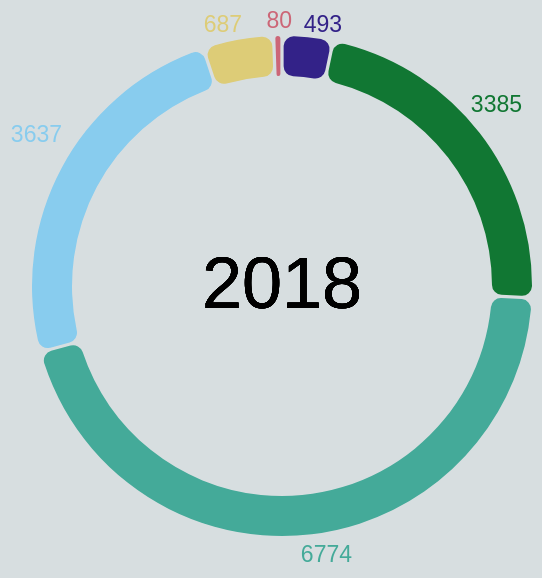

Source (Vega-Lite JSON):
### Vega-Lite specification from a JSON file in a GitHub repository (floating-point values rounded to 4 significant figures)
{"$schema": "https://vega.github.io/schema/vega-lite/v5.json", "width": 250, "height": 250, "background": "#d7dee0", "data": {"values": [{"Rooms": 1, "Count": 493}, {"Rooms": 2, "Count": 3385}, {"Rooms": 3, "Count": 6774}, {"Rooms": 4, "Count": 3637}, {"Rooms": 5, "Count": 687}, {"Rooms": 6, "Count": 80}]}, "config": {"legend": {"disable": true}}, "layer": [{"mark": {"type": "arc", "padAngle": 0.01, "innerRadius": 105, "cornerRadius": 5}, "encoding": {"theta": {"field": "Count", "type": "quantitative"}, "color": {"field": "Rooms", "type": "nominal", "scale": {"range": ["#332288", "#117733", "#44aa99", "#88ccee", "#ddcc77", "#cc6677"]}}, "tooltip": [{"field": "Rooms", "type": "nominal", "title": "Number of rooms"}, {"field": "Count", "type": "quantitative", "title": "Count"}]}}, {"mark": {"type": "text", "align": "center", "baseline": "middle", "fontSize": 36}, "encoding": {"text": {"value": "2018"}}}, {"mark": {"type": "text", "align": "right", "dx": 30, "dy": -130, "fontSize": 11.5}, "encoding": {"text": {"field": "Count", "type": "quantitative"}, "color": {"value": "#332288"}, "opacity": {"condition": {"test": "datum['Rooms'] == '1'", "value": 1}, "value": 0}}}, {"mark": {"type": "text", "align": "right", "dx": 120, "dy": -90, "fontSize": 11.5}, "encoding": {"text": {"field": "Count", "type": "quantitative"}, "color": {"value": "#117733"}, "opacity": {"condition": {"test": "datum['Rooms'] == '2'", "value": 1}, "value": 0}}}, {"mark": {"type": "text", "align": "right", "dx": 35, "dy": 135, "fontSize": 11.5}, "encoding": {"text": {"field": "Count", "type": "quantitative"}, "color": {"value": "#44aa99"}, "opacity": {"condition": {"test": "datum['Rooms'] == '3'", "value": 1}, "value": 0}}}, {"mark": {"type": "text", "align": "right", "dx": -110, "dy": -75, "fontSize": 11.5}, "encoding": {"text": {"field": "Count", "type": "quantitative"}, "color": {"value": "#88ccee"}, "opacity": {"condition": {"test": "datum['Rooms'] == '4'", "value": 1}, "value": 0}}}, {"mark": {"type": "text", "align": "right", "dx": -20, "dy": -130, "fontSize": 11.5}, "encoding": {"text": {"field": "Count", "type": "quantitative"}, "color": {"value": "#ddcc77"}, "opacity": {"condition": {"test": "datum['Rooms'] == '5'", "value": 1}, "value": 0}}}, {"mark": {"type": "text", "align": "right", "dx": 5, "dy": -132, "fontSize": 11.5}, "encoding": {"text": {"field": "Count", "type": "quantitative"}, "color": {"value": "#cc6677"}, "opacity": {"condition": {"test": "datum['Rooms'] == '6'", "value": 1}, "value": 0}}}]}
